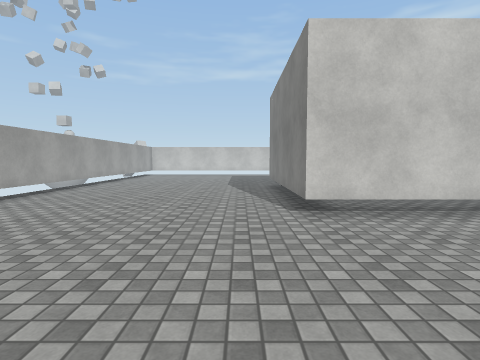
View 1 (above)

24 first-person views from a walk through a scene from a Unity 3-D project. The camera is 1.3 m above the floor, tilts 4° down and sees 80° across. The floor is counted in squares, 1 m on a side. Each view is taken from the middle of a square. On the plan, view 1 faces up. The plan holds only what a view shows up to about 13 squares ahead; the rest is blank. The place goes on beyond the plan. Surface patterns are stand-ins for the level's own textures.

View 2
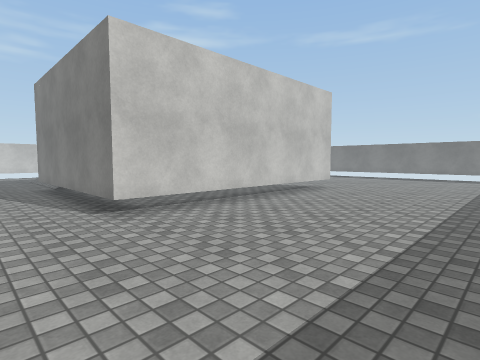

View 3
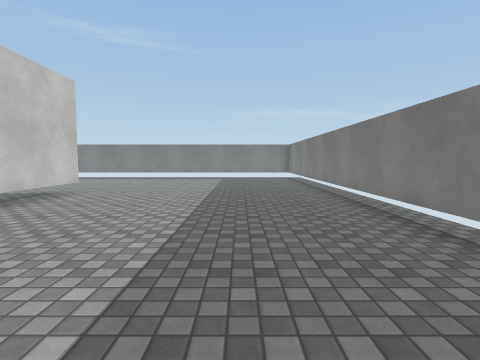

View 4
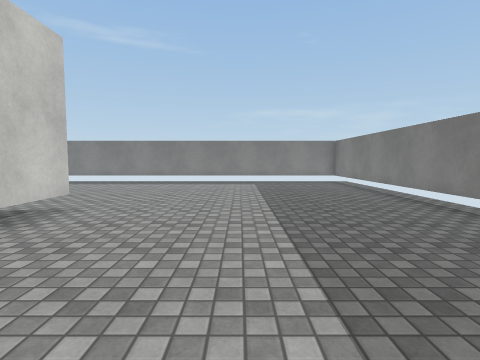

View 5
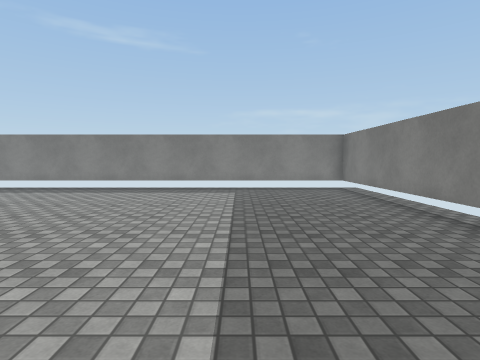

View 6
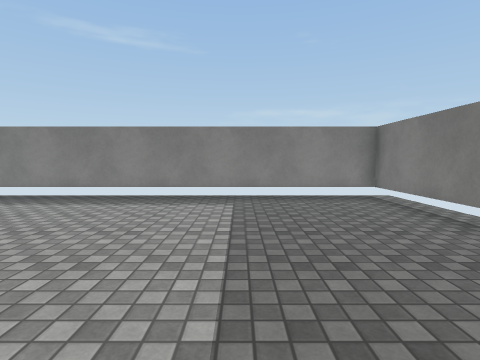

View 7
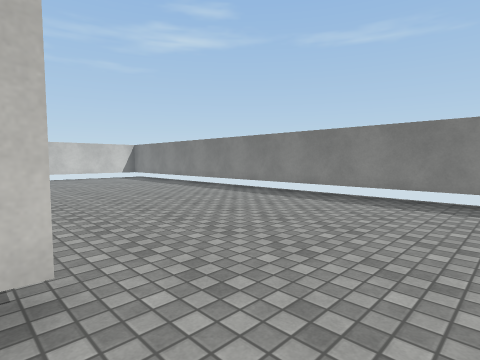

View 8
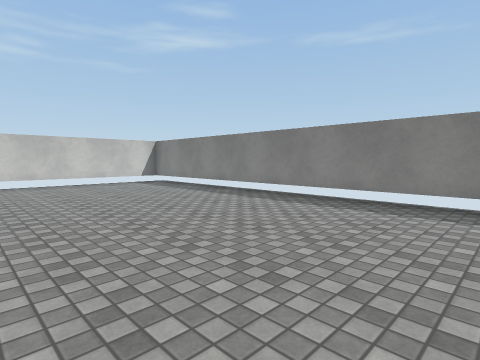

View 9
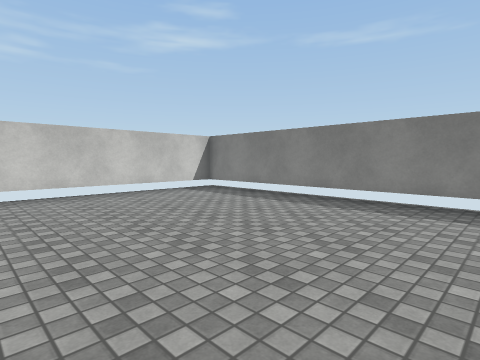

View 10
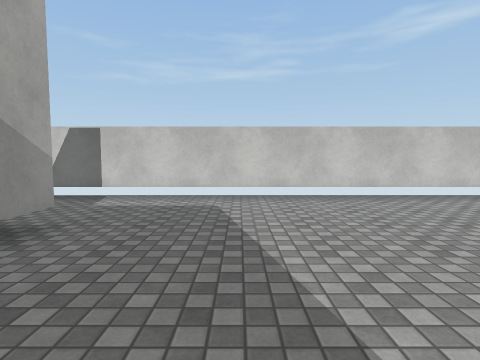

View 11
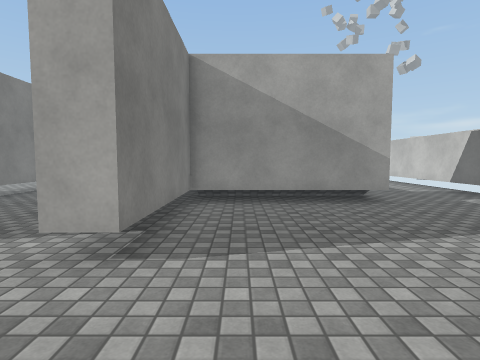

View 12
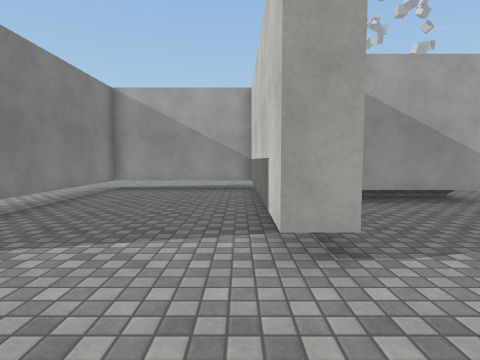

View 13
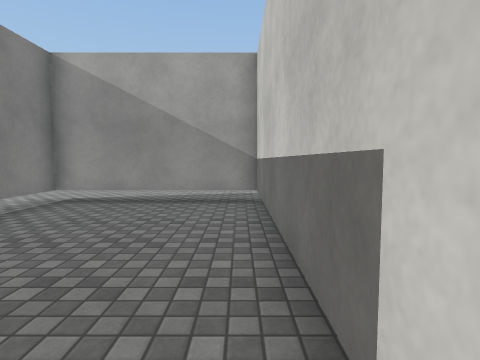

View 14
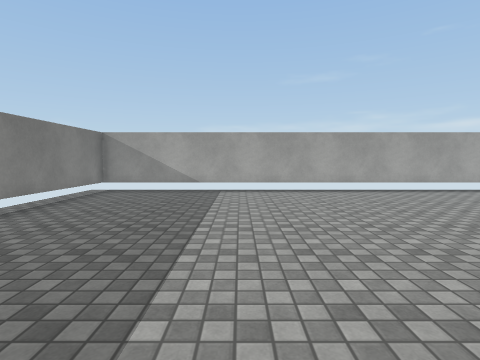

View 15
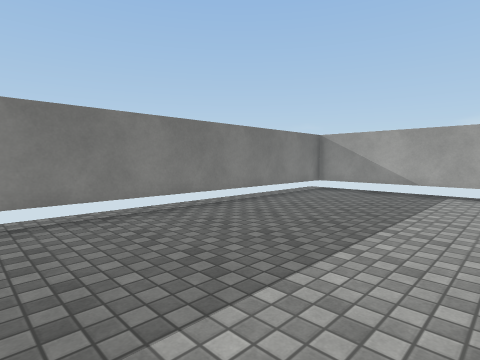

View 16
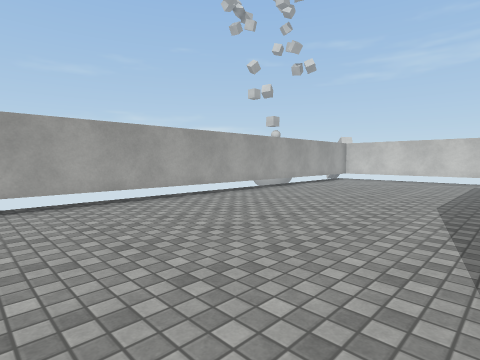

View 17
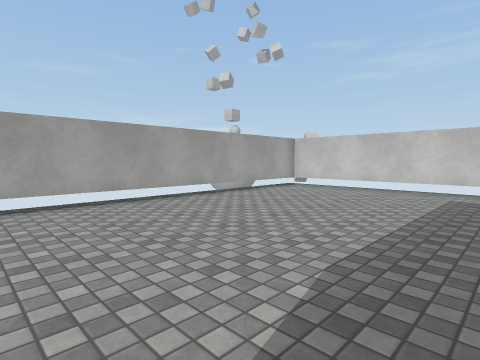

View 18
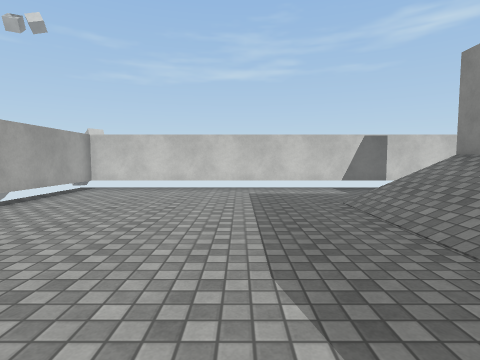

View 19
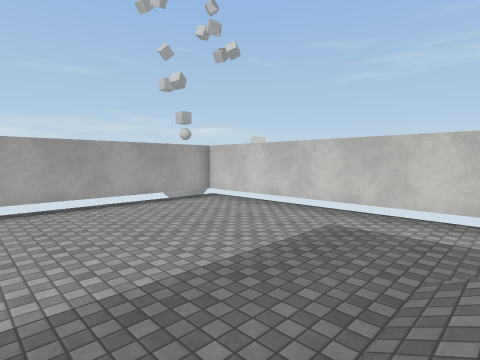

View 20
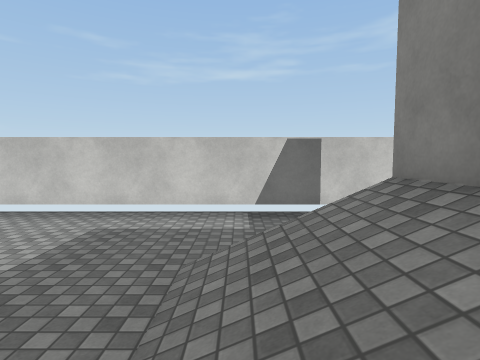

View 21
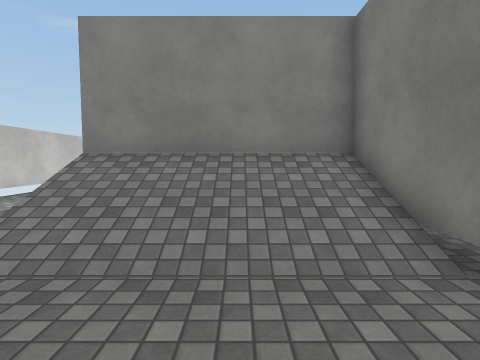

View 22
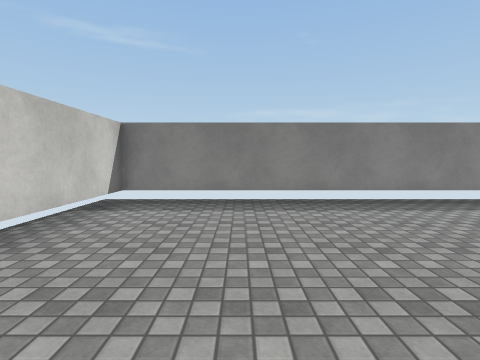

View 23
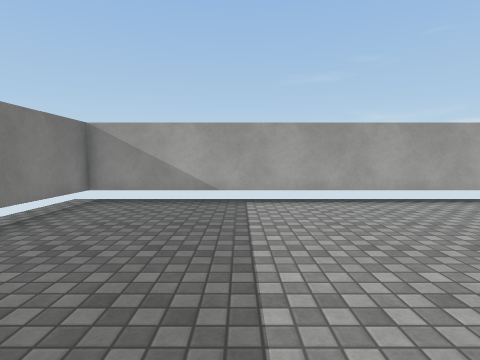

View 24
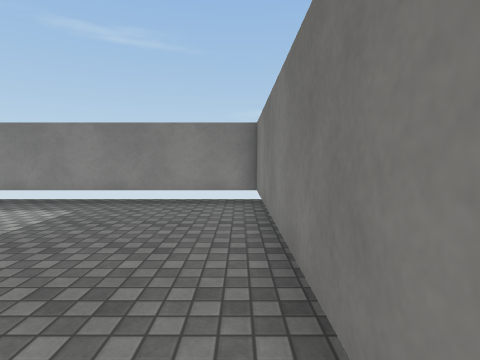

### Floor plan
Key: @ floor where view 1 was taken; # wall or solid block; . floor; / step, stairs or slope; T thing the floor can be seen under or through.
Columns run from 8 left of view 1 to 21 right of it. Each row starts with its distance up from view 1.
 25 ##############################
 24 #............................#
 23 #............................#
 22 #............................#
 21 #............................#
 20 #..........///#..............#
 19 #..........///#..............#
 18 #..........///#..............#
 17 #..........///#..............#
 16 #..........///#..............#
 15 #..........///#..............#
 14 #.........##########.........#
 13 #.........#..................#
 12 #.........T..................#
 11 #.........T..................#
 10 #.........T..................#
  9 #.........T..................#
  8 #.........T..................#
  7 #.........TTTTTTTTTT.........#
  6 #............................#
  5 #............................#
  4 #............................#
  3 #............................#
  2 #............................#
  1 #............................#
  0 #.......@....................#
 -1 #............................#
 -2 #............................#
 -3 #............................#
 -4 ##############################

Where each view was taken, in squares from view 1:
view 1: 0 up, 0 right, facing up
view 2: 0 up, 1 left, facing up-right
view 3: 0 up, 0 right, facing right
view 4: 2 up, 4 right, facing right
view 5: 1 up, 8 right, facing right
view 6: 1 up, 11 right, facing right
view 7: 4 up, 11 right, facing up-right
view 8: 9 up, 12 right, facing up-right
view 9: 14 up, 12 right, facing up-right
view 10: 15 up, 10 right, facing up
view 11: 16 up, 15 right, facing left
view 12: 13 up, 15 right, facing left
view 13: 13 up, 11 right, facing left
view 14: 2 up, 4 right, facing left
view 15: 3 up, 4 right, facing down-left
view 16: 6 up, 1 right, facing up-left
view 17: 12 up, 1 right, facing up-left
view 18: 12 up, 1 left, facing up
view 19: 16 up, 3 right, facing up-left
view 20: 16 up, 3 right, facing up
view 21: 17 up, 1 left, facing right
view 22: 21 up, 12 right, facing right
view 23: 1 up, 1 right, facing left
view 24: 3 down, 12 right, facing right
